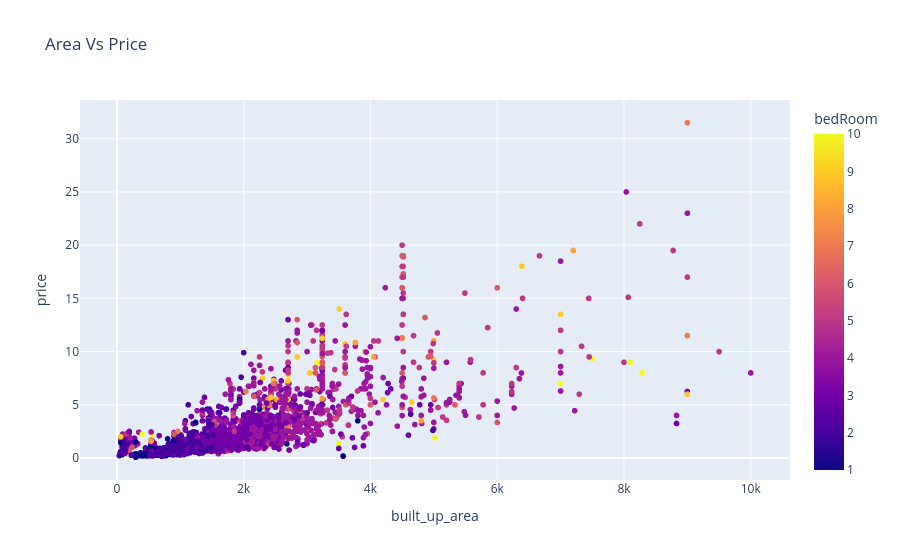

The notebook cell saved with this chart:
### Code cell
fig = px.scatter(df, x="built_up_area", y="price", color="bedRoom", title="Area Vs Price")

# Show the plot
fig.show()

### Figure 1 — Plotly figure (JSON) as saved in the notebook; plotly's stock layout.template omitted (floating-point values rounded to 4 significant figures; data arrays with more than 128 entries replaced by an {"elided": "..."} marker saying what was removed)
{"data": [{"hovertemplate": "built_up_area=%{x}<br>price=%{y}<br>bedRoom=%{marker.color}<extra></extra>", "legendgroup": "", "marker": {"color": {"elided": "3544 float values"}, "coloraxis": "coloraxis", "symbol": "circle"}, "mode": "markers", "name": "", "showlegend": false, "type": "scattergl", "x": {"elided": "3544 float values"}, "xaxis": "x", "y": {"elided": "3544 float values"}, "yaxis": "y"}], "layout": {"autosize": true, "coloraxis": {"colorbar": {"title": {"text": "bedRoom"}}, "colorscale": [[0, "#0d0887"], [0.1111, "#46039f"], [0.2222, "#7201a8"], [0.3333, "#9c179e"], [0.4444, "#bd3786"], [0.5556, "#d8576b"], [0.6667, "#ed7953"], [0.7778, "#fb9f3a"], [0.8889, "#fdca26"], [1, "#f0f921"]]}, "legend": {"tracegroupgap": 0}, "title": {"text": "Area Vs Price"}, "xaxis": {"anchor": "y", "autorange": true, "domain": [0, 1], "range": [-567.8, 10600.0], "title": {"text": "built_up_area"}, "type": "linear"}, "yaxis": {"anchor": "x", "autorange": true, "domain": [0, 1], "range": [-2.518, 34.09], "title": {"text": "price"}, "type": "linear"}}}
